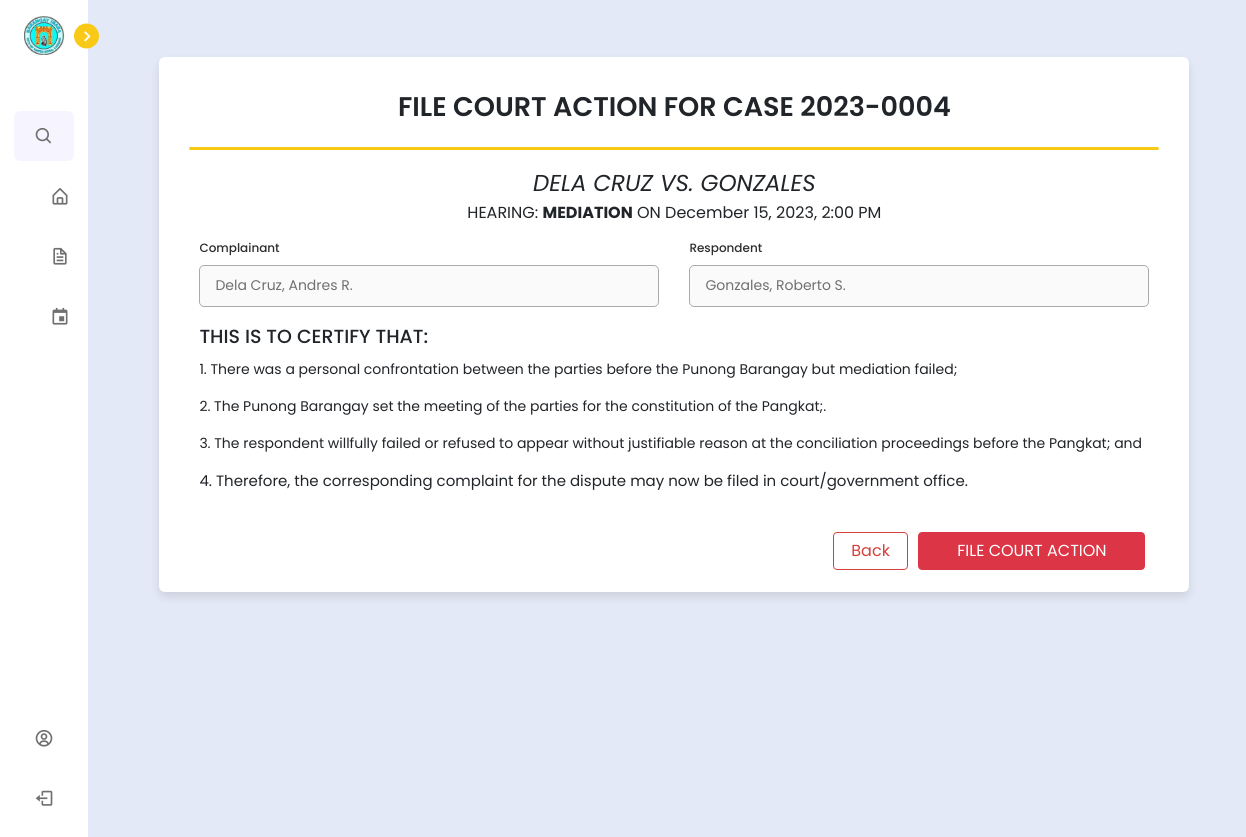
The app's page /barangay/lupon/file_court_action.php?incident_case_number=2023-0004-05 (signed in), older data.
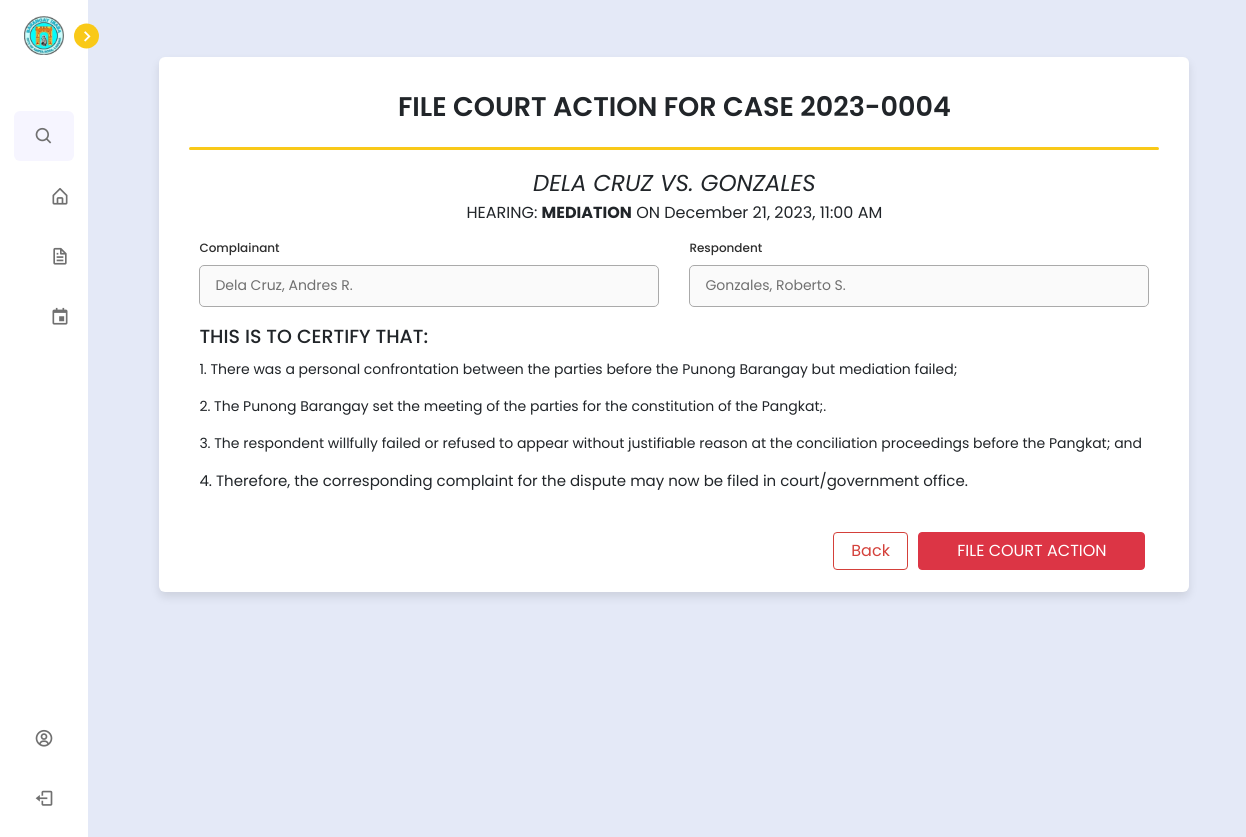
The same page, newer data.
### tables this page shows
CREATE TABLE `hearing` (
  `hearing_id` int(11) NOT NULL,
  `incident_case_number` varchar(50) DEFAULT NULL,
  `date_of_hearing` date DEFAULT NULL,
  `time_of_hearing` time DEFAULT NULL,
  `hearing_type_status` varchar(50) DEFAULT 'mediation',
  `timestamp` timestamp NOT NULL DEFAULT current_timestamp(),
  `schedule_change_timestamp` timestamp NULL DEFAULT NULL,
  `conciliation_timestamp` timestamp NULL DEFAULT NULL,
  `arbitration_timestamp` timestamp NULL DEFAULT NULL,
  `pb_id` int(11) DEFAULT NULL
);

### barangay/lupon/file_court_action.php (the view, shortened to what the changed rows need)
<?php
include '../../config.php';
?>
<!DOCTYPE html>
<html lang="en">
<head>
    <link href='https://unpkg.com/boxicons@2.1.1/css/boxicons.min.css' rel='stylesheet'>
    <link rel="stylesheet" href="https://unicons.iconscout.com/release/v4.0.0/css/line.css">
    <link rel="stylesheet" href="https://cdnjs.cloudflare.com/ajax/libs/font-awesome/6.4.2/css/all.min.css" />
    <link rel="stylesheet" href="../../node_modules/bootstrap/dist/css/bootstrap.min.css">
    <link rel="stylesheet" href="../../css/dilg.css">
</head>
<body>
    <section class="home">
    <center>
            <div class="add-account-container">
            <?php
$incident_case_number = $_GET['incident_case_number'];
$select = mysqli_query($conn, "SELECT * FROM `incident_report` WHERE incident_case_number = '$incident_case_number'") or die('query failed');
$fetch_cases = mysqli_fetch_assoc($select);
$select_hearing = mysqli_query($conn, "SELECT * FROM `hearing` WHERE incident_case_number = '$incident_case_number'") or die('query failed');
$fetch_hearing = mysqli_fetch_assoc($select_hearing);
?>
                <form action="" method="post" style="height: 425px;">
            <span class="title" style="font-style: italic; margin-top: -5px; font-size: 23px; text-transform: uppercase;"><?php echo $fetch_cases['complainant_last_name']; ?> vs. <?php echo $fetch_cases['respondent_last_name']; ?> </span>
            <span style="display: block;">HEARING: <strong><?php echo strtoupper($fetch_hearing['hearing_type_status']); ?></strong> ON
    <?php
        $date_of_hearing = date('F j, Y', strtotime($fetch_hearing['date_of_hearing']));
        $time_of_hearing = date('g:i A', strtotime($fetch_hearing['time_of_hearing']));
        echo $date_of_hearing . ', ' . $time_of_hearing;
    ?></span>
            <div class="fields">
                        <div class="input-field-1">
                        </div>
                        <div class="input-field-1">
                        </div>
                        <div class="input-field" style="width: 100%;">
                        </div>
                            <div class="input-field-1" style="width: 100%;">
                        </div>
                    </div>
                    <div class="input-group1 d-flex" style="margin-top: 1%; margin-left: 22%;">
                        <input type="button" value="Back" class="btn btn-secondary back-btn" style="width: 10%; margin-left: 430px;" onclick="history.back()">
                        <input type="button" id="openModalBtn" value="FILE COURT ACTION" class="btn btn-danger" style="width: 30%; margin-left: 10px;">
                    </div>
                </form>
            </div>
            </center>
    </section>
</body>
</html>

Row changes from the older to the newer data that the page shows:
changed hearing "MEDIATION": date_of_hearing "December 15, 2023" → "December 21, 2023"; time_of_hearing "2:00 PM" → "11:00 AM"
